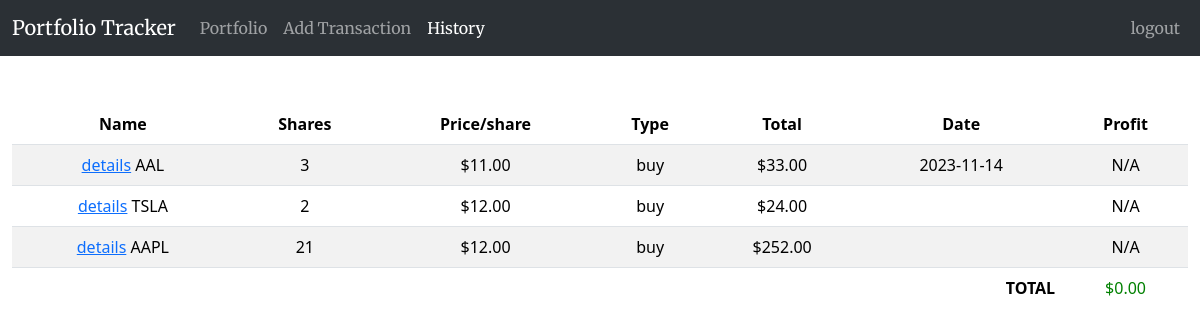
The app's page /history (signed in) with its own data.
### tables this page shows
CREATE TABLE transactions 
    (
    transaction_id INTEGER PRIMARY KEY AUTOINCREMENT NOT NULL UNIQUE,
    user_id INTEGER NOT NULL,
    symbol VARCHAR(255) NOT NULL,
    shares INTEGER NOT NULL,
    price NUMERIC NOT NULL,
    total NUMERIC NOT NULL,
    transaction_type VARCHAR(255), -- buy or sell
    comments TEXT,
    transaction_date DATE,
    profit NUMERIC DEFAULT NULL, -- only for sales
    dequeued BOOLEAN DEFAULT 0, -- only for purchases
    FOREIGN KEY(user_id) REFERENCES users(id)
    );

### app.py (the view)
@app.route("/history")
@login_required
def history():
    with sqlite3.connect('project.db') as connection:
        connection.row_factory = sqlite3.Row
        cursor = connection.cursor()
        cursor.execute('SELECT * FROM transactions WHERE user_id = ?', (session['user_id'],))
        history = cursor.fetchall()
        total_profit = db.execute('''SELECT SUM(profit) AS total
                                   FROM transactions WHERE user_id = ? AND transaction_type="sell" ''', session['user_id'])
    total_profit = total_profit[0]['total']
    if total_profit is None:
        total_profit = 0
    return render_template('history.html' ,history=history, page='history', total_profit=total_profit)

### app.py (called while the page is built)
@app.after_request
def after_request(response):
    response.headers["Cache-Control"] = "no-cache, no-store, must-revalidate"
    response.headers["Expires"] = 0
    response.headers["Pragma"] = "no-cache"
    return response

### helpers.py (called while the page is built)
def login_required(f):
    @wraps(f)
    def decorated_function(*args, **kwargs):
        if session.get("user_id") is None:
            return redirect("/login")
        return f(*args, **kwargs)
    return decorated_function

def usd(value):
    return f"${value:,.2f}"

### templates/history.html (shortened to what this page needs)
{% extends "layout.html" %}
{% block main %}
    {% if history %}
        <table class="table table-striped">
        <thead>
            <tr>
            <th scope="col">Name</th>
            <th scope="col">Shares</th>
            <th scope="col">Price/share</th>
            <th scope="col">Type</th>
            <th scope="col">Total</th>
            <th scope="col">Date</th>
            <th scope="col">Profit</th>
            </tr>
        </thead>
                <tbody>
                    {% for transaction in history %}
                    <tr>
                    <td> <a href="/history/{{transaction.transaction_id}}">details</a> {{transaction.symbol}}</td>
                    <td>{{transaction.shares}}</td>
                    <td>{{transaction.price | usd }} </td>
                    <td>{{transaction.transaction_type}}</td>
                    <td>{{ (transaction.price * transaction.shares) | usd }}</td>
                    <td>{{transaction.transaction_date}}</td>
                    {% if transaction.profit != None %}
                    <td>
                        <span class="profits">
                            {{transaction.profit | usd}}
                        </span>
                    </td>
                    {% else %}
                    <td>
                        N/A
                    </td>
                    {% endif %}
                    </tr>
                    {% endfor %}
                </tbody>
                <tfoot>
                    <tr >
                        <td class="fw-bold text-end border-0" colspan="6">TOTAL</td>
                        <td class="profits border-0">{{total_profit | usd}}</td>
                    </tr>
                </tfoot>
        </table>
    {% endif %}
{% endblock %}

### records on screen
transactions: (transaction.price*transaction.shares)|usd "$33.00"
transactions: (transaction.price*transaction.shares)|usd "$24.00"
transactions: (transaction.price*transaction.shares)|usd "$252.00"

### other values on screen
{{ total_profit | usd }} "$0.00"
